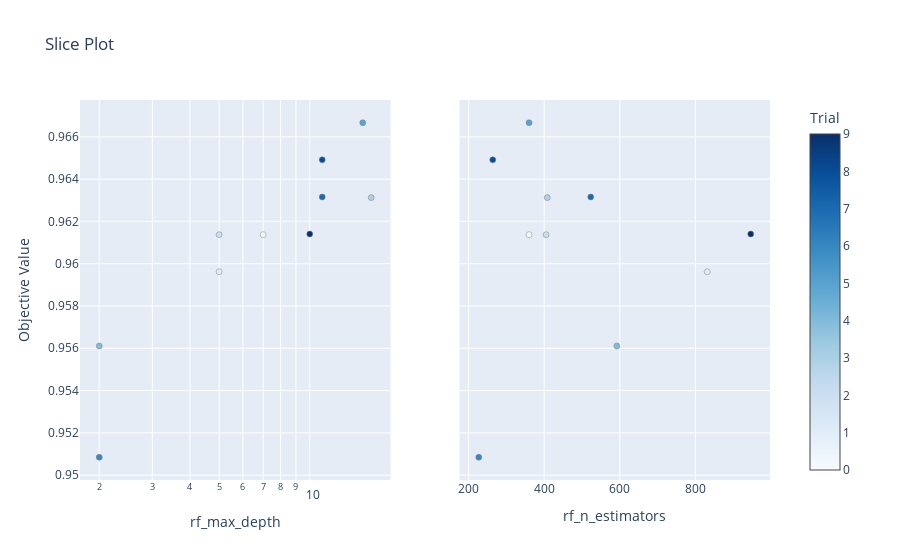

Notebook source saved alongside this figure:
### Code cell
optuna.visualization.plot_slice(study).show()

### Figure 1 — Plotly figure (JSON) as saved in the notebook; plotly's stock layout.template omitted (floating-point values rounded to 4 significant figures)
{"data": [{"marker": {"color": [0, 1, 2, 3, 4, 5, 6, 7, 8, 9], "colorbar": {"title": {"text": "Trial"}, "x": 1, "xpad": 40, "y": 0.5}, "colorscale": [[0, "rgb(247,251,255)"], [0.125, "rgb(222,235,247)"], [0.25, "rgb(198,219,239)"], [0.375, "rgb(158,202,225)"], [0.5, "rgb(107,174,214)"], [0.625, "rgb(66,146,198)"], [0.75, "rgb(33,113,181)"], [0.875, "rgb(8,81,156)"], [1, "rgb(8,48,107)"]], "line": {"color": "Grey", "width": 0.5}, "showscale": true}, "mode": "markers", "showlegend": false, "type": "scatter", "x": [7, 5, 5, 16, 2, 15, 2, 11, 11, 10], "xaxis": "x", "y": [0.9614, 0.9596, 0.9614, 0.9631, 0.9561, 0.9667, 0.9508, 0.9632, 0.9649, 0.9614], "yaxis": "y"}, {"marker": {"color": [0, 1, 2, 3, 4, 5, 6, 7, 8, 9], "colorbar": {"title": {"text": "Trial"}, "x": 1, "xpad": 40}, "colorscale": [[0, "rgb(247,251,255)"], [0.125, "rgb(222,235,247)"], [0.25, "rgb(198,219,239)"], [0.375, "rgb(158,202,225)"], [0.5, "rgb(107,174,214)"], [0.625, "rgb(66,146,198)"], [0.75, "rgb(33,113,181)"], [0.875, "rgb(8,81,156)"], [1, "rgb(8,48,107)"]], "line": {"color": "Grey", "width": 0.5}, "showscale": false}, "mode": "markers", "showlegend": false, "type": "scatter", "x": [360, 831, 405, 408, 592, 360, 227, 523, 264, 946], "xaxis": "x2", "y": [0.9614, 0.9596, 0.9614, 0.9631, 0.9561, 0.9667, 0.9508, 0.9632, 0.9649, 0.9614], "yaxis": "y2"}], "layout": {"autosize": true, "title": {"text": "Slice Plot"}, "xaxis": {"anchor": "y", "autorange": true, "domain": [0, 0.45], "range": [0.2384, 1.267], "title": {"text": "rf_max_depth"}, "type": "log"}, "xaxis2": {"anchor": "y2", "autorange": true, "domain": [0.55, 1], "range": [177.1, 995.9], "title": {"text": "rf_n_estimators"}, "type": "linear"}, "yaxis": {"anchor": "x", "autorange": true, "domain": [0, 1], "range": [0.9495, 0.968], "title": {"text": "Objective Value"}, "type": "linear"}, "yaxis2": {"anchor": "x2", "autorange": true, "domain": [0, 1], "matches": "y", "range": [0.9495, 0.968], "showticklabels": false, "type": "linear"}}}
